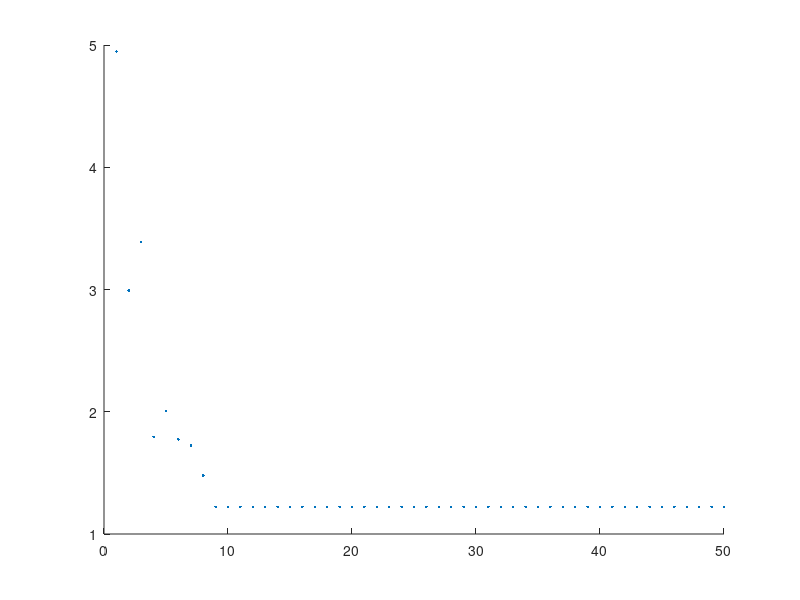

MATLAB code to generate this figure:
clear all;
close all;

%algorithm 3.5
function a_cur = lineSearch(x, p, c1, c2, a_max, c)
	a_0 = 0;
	a_cur = a_max / 2 ;
	a_prev = a_0;
	i = 0;
	phi0 = costFunc(x,c);
	phi0_d = gradFunc(x,c)'*p;
	phi_prev = phi0;
	while i < 1000
		i = i + 1;
		phi_cur = costFunc(x + a_cur * p,c); %todo cost

		if phi_cur > phi0 + c1 * a_cur * phi0_d || (phi_cur >= phi_prev && i > 1)
			a_cur = zoom(a_prev, a_cur, phi0, phi0_d, x, p, c1, c2, c);
			break;
		end
		phi_d_cur = gradFunc(x + a_cur * p,c)'*p;
		if abs(phi_d_cur) <= -c2*phi0_d
			break;
		end
		if phi_d_cur >= 0
			a_cur = zoom(a_cur, a_prev, phi0, phi0_d, x, p, c1, c2, c);
			break;
		end
		a_prev = a_cur;
		a_cur = (a_cur + a_max) / 2;
		phi_prev = phi_cur;
	end
end

%algorithm 3.6
function a_cur = zoom(a_low, a_high, phi0, phi0_d, x, p, c1, c2, c)
	%az_sol = (a_low + a_high) / 2;
	phi_low = costFunc(x + a_low * p,c);
	j = 0;
	a_cur = (a_low + a_high) / 2;
	while j < 1000
		j = j + 1;
		a_cur = (a_low + a_high) / 2;
		phi_cur = costFunc(x + a_cur * p,c);
		if (phi_cur > phi0 + c1 * a_cur * phi0_d) || (phi_cur >= phi_low)
			a_high = a_cur;
		else 
			phi_d_cur = gradFunc(x + a_cur * p,c)'*p; %todo
			if abs(phi_d_cur) <= -c2*phi0_d	
				break;
			end
			if 	phi_d_cur * (a_high - a_low) >= 0
				a_high = a_low;
			end
			a_low = a_cur;
			phi_low = costFunc(x + a_low * p,c);
		end
	end
end


%costFunc
function y = costFunc(x,c)
	y = ((c*x(1) - 2)^4 + x(2)^2 * (c * x(1)-2)^2 + (x(2) + 1)^2);
end
%costFunc = @(x) ((c*x(1) - 2)^4 + x(2)^2 * (c * x(1)-2)^2 + (x(2) + 1)^2);

%gradFunc
function g = gradFunc(x,c)
	g = ([(c^3 * x(1)^3 - 6 * c^2 * x(1)^2 + 12 * c * x(1) + 2 * c^2 * x(1) * x(2)^2 - 4 * c * x(2)^2 - 8 );( 2 * c^2 * x(1)^2 * x(2) - 8 * c * x(1) * x(2) + 10 * x(2) + 2 )]);
end
%gradFunc = @(x) ([(c^3 * x(1)^3 - 6 * c^2 * x(1)^2 + 12 * c * x(1) + 2 * c^2 * x(1) * x(2)^2 - 4 * c * x(2)^2 );( 2 * c^2 * x(1)^2 * x(2) - 8 * c * x(1) * x(2) + 10 * x(2) + 2 )]);

%steepest descent methods
c = 10;
c1 = 0.1;
c2 = 0.8;
num = 50;
a_max = 1;
x = zeros(num, 2);
err = zeros(num,1);
x_opt = [2/c;-1]; %todo
x(1,:) = [2;2]; %todo
err(1) = norm(x(1,:) - x_opt);
p = - gradFunc(x(1,:),c);
i = 1;
while i < num && norm(p) > 0.0001%todo
	if mod(i,100) == 0
		i
	end
	a = lineSearch(x(i,:), p, c1, c2, a_max, c);
	x(i+1,:) = x(i,:) + a * p';
	err(i+1) = norm(x(i+1,:) - x_opt);
	p = - gradFunc(x(i+1,:),c);
	i = i + 1;
end

%plot
figure;
hold on;
plot([1:1:num], err, '.');
pause;
